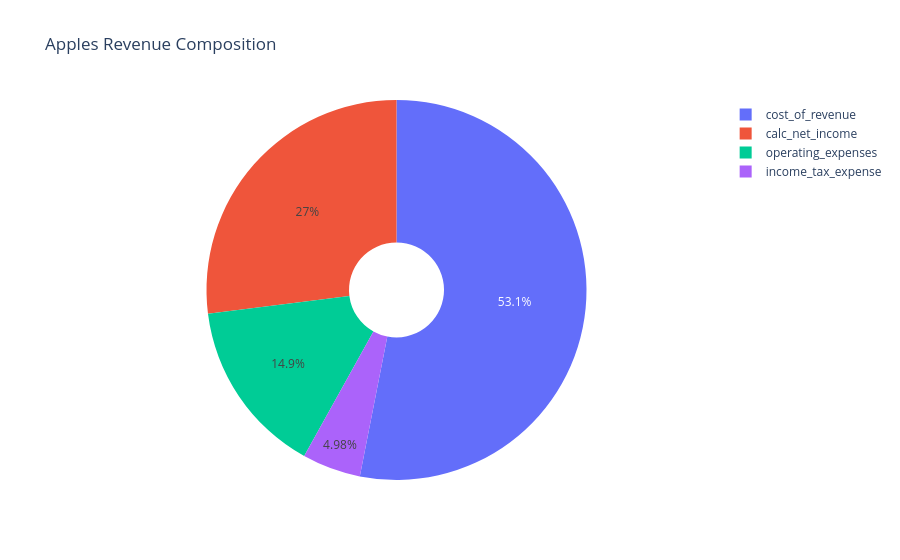

Source (notebook cell):
### Code cell
px.pie(plot_df, values="col2", names="col1", title='Apples Revenue Composition',
       hole=0.25)

### Figure 1 — Plotly figure (JSON) as saved in the notebook; plotly's stock layout.template omitted (floating-point values rounded to 4 significant figures)
{"data": [{"domain": {"x": [0, 1], "y": [0, 1]}, "hole": 0.25, "hovertemplate": "col1=%{label}<br>col2=%{value}<extra></extra>", "labels": ["cost_of_revenue", "calc_net_income", "operating_expenses", "income_tax_expense"], "legendgroup": "", "name": "", "showlegend": true, "type": "pie", "values": [220960000000, 112331000000, 62151000000, 20719000000]}], "layout": {"legend": {"tracegroupgap": 0}, "title": {"text": "Apples Revenue Composition"}}}
